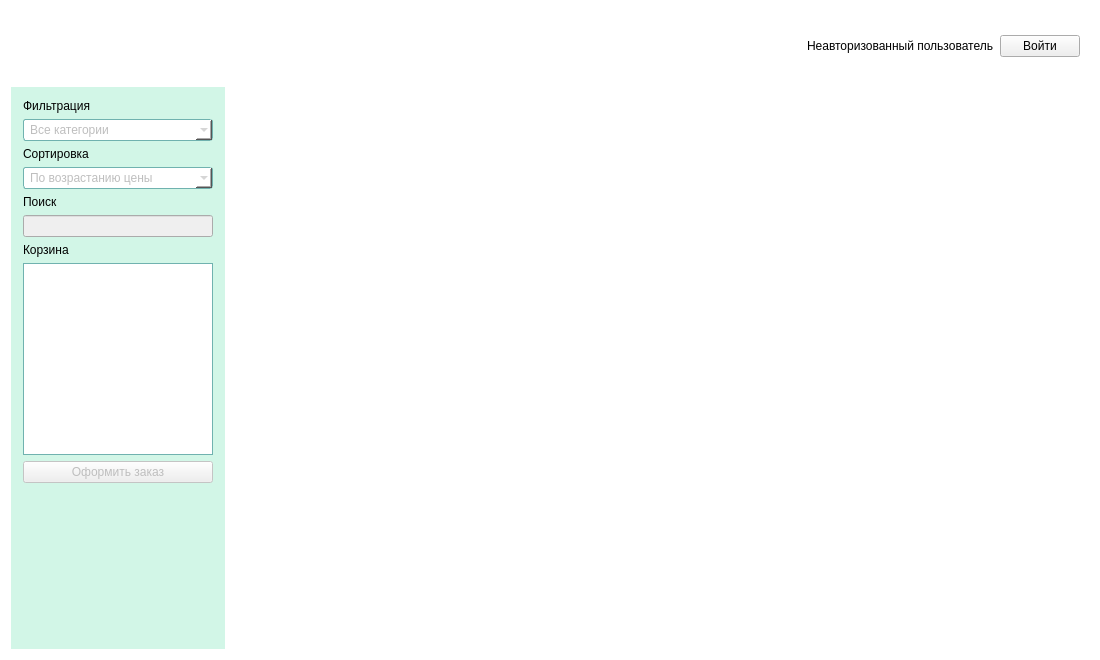
<?xml version="1.0" encoding="UTF-8"?>
<ui version="4.0">
 <class>Widget</class>
 <widget class="QWidget" name="Widget">
  <property name="geometry">
   <rect>
    <x>0</x>
    <y>0</y>
    <width>1100</width>
    <height>660</height>
   </rect>
  </property>
  <property name="windowTitle">
   <string>Чудо обувь</string>
  </property>
  <property name="styleSheet">
   <string notr="true">#Widget {
    background-color: #ffffff;
}
#frame {
    background-color: #ffffff;
    border: none;
}
#frame_2 {
    background-color: #d2f6e7;
    border: none;
}
#frame_3 {
    background-color: #ffffff;
    border: none;
}
QListWidget {
    background-color: #ffffff;
    border: none;
    outline: none;
}
#listOrder {
    background-color: #ffffff;
    border: 1px solid #70b2af;
}
QComboBox {
    background-color: #ffffff;
    border: 1px solid #70b2af;
    border-radius: 3px;
    padding: 2px 6px;
}
QComboBox:focus {
    border: 2px solid #70b2af;
}
QComboBox QAbstractItemView {
    background-color: #ffffff;
    selection-background-color: #70b2af;
}</string>
  </property>
  <layout class="QGridLayout" name="gridLayout" rowstretch="1,8" columnstretch="1,4">
   <item row="0" column="0" colspan="2">
    <widget class="QFrame" name="frame">
     <property name="frameShape">
      <enum>QFrame::Shape::StyledPanel</enum>
     </property>
     <property name="frameShadow">
      <enum>QFrame::Shadow::Raised</enum>
     </property>
     <layout class="QHBoxLayout" name="horizontalLayout">
      <item>
       <spacer name="horizontalSpacer">
        <property name="orientation">
         <enum>Qt::Orientation::Horizontal</enum>
        </property>
        <property name="sizeHint" stdset="0">
         <size>
          <width>40</width>
          <height>20</height>
         </size>
        </property>
       </spacer>
      </item>
      <item>
       <widget class="QLabel" name="label">
        <property name="text">
         <string>Неавторизованный пользователь</string>
        </property>
        <property name="textFormat">
         <enum>Qt::TextFormat::PlainText</enum>
        </property>
       </widget>
      </item>
      <item>
       <widget class="QPushButton" name="btnLogin">
        <property name="text">
         <string>Войти</string>
        </property>
       </widget>
      </item>
     </layout>
    </widget>
   </item>
   <item row="1" column="0">
    <widget class="QFrame" name="frame_2">
     <property name="frameShape">
      <enum>QFrame::Shape::StyledPanel</enum>
     </property>
     <property name="frameShadow">
      <enum>QFrame::Shadow::Raised</enum>
     </property>
     <layout class="QVBoxLayout" name="verticalLayout">
      <property name="leftMargin">
       <number>12</number>
      </property>
      <property name="topMargin">
       <number>12</number>
      </property>
      <property name="rightMargin">
       <number>12</number>
      </property>
      <property name="bottomMargin">
       <number>12</number>
      </property>
      <item>
       <widget class="QLabel" name="labelCats">
        <property name="text">
         <string>Фильтрация</string>
        </property>
        <property name="buddy">
         <cstring>cmbxCats</cstring>
        </property>
       </widget>
      </item>
      <item>
       <widget class="QComboBox" name="cmbxCats">
        <property name="enabled">
         <bool>false</bool>
        </property>
        <item>
         <property name="text">
          <string>Все категории</string>
         </property>
        </item>
       </widget>
      </item>
      <item>
       <widget class="QLabel" name="labelSort">
        <property name="text">
         <string>Сортировка</string>
        </property>
        <property name="buddy">
         <cstring>cmbxSort</cstring>
        </property>
       </widget>
      </item>
      <item>
       <widget class="QComboBox" name="cmbxSort">
        <property name="enabled">
         <bool>false</bool>
        </property>
        <item>
         <property name="text">
          <string>По возрастанию цены</string>
         </property>
        </item>
        <item>
         <property name="text">
          <string>По убыванию цены</string>
         </property>
        </item>
       </widget>
      </item>
      <item>
       <widget class="QLabel" name="labelSearch">
        <property name="text">
         <string>Поиск</string>
        </property>
        <property name="buddy">
         <cstring>edtSearch</cstring>
        </property>
       </widget>
      </item>
      <item>
       <widget class="QLineEdit" name="edtSearch">
        <property name="enabled">
         <bool>false</bool>
        </property>
        <property name="clearButtonEnabled">
         <bool>true</bool>
        </property>
       </widget>
      </item>
      <item>
       <widget class="QLabel" name="labelOrder">
        <property name="text">
         <string>Корзина</string>
        </property>
        <property name="buddy">
         <cstring>listOrder</cstring>
        </property>
       </widget>
      </item>
      <item>
       <widget class="QListView" name="listOrder">
        <property name="minimumSize">
         <size>
          <width>0</width>
          <height>160</height>
         </size>
        </property>
        <property name="maximumSize">
         <size>
          <width>16777215</width>
          <height>192</height>
         </size>
        </property>
        <property name="accessibleName">
         <string>Корзина</string>
        </property>
        <property name="editTriggers">
         <set>QAbstractItemView::EditTrigger::NoEditTriggers</set>
        </property>
        <property name="wordWrap">
         <bool>true</bool>
        </property>
        <property name="spacing">
         <number>3</number>
        </property>
       </widget>
      </item>
      <item>
       <widget class="QPushButton" name="btnOrder">
        <property name="enabled">
         <bool>false</bool>
        </property>
        <property name="text">
         <string>Оформить заказ</string>
        </property>
       </widget>
      </item>
      <item>
       <spacer name="verticalSpacer">
        <property name="orientation">
         <enum>Qt::Orientation::Vertical</enum>
        </property>
        <property name="sizeHint" stdset="0">
         <size>
          <width>20</width>
          <height>40</height>
         </size>
        </property>
       </spacer>
      </item>
     </layout>
    </widget>
   </item>
   <item row="1" column="1">
    <widget class="QFrame" name="frame_3">
     <property name="frameShape">
      <enum>QFrame::Shape::StyledPanel</enum>
     </property>
     <property name="frameShadow">
      <enum>QFrame::Shadow::Raised</enum>
     </property>
     <layout class="QGridLayout" name="gridLayout_2">
      <item row="0" column="0">
       <widget class="QListWidget" name="listWidget"/>
      </item>
     </layout>
    </widget>
   </item>
  </layout>
 </widget>
 <resources/>
 <connections/>
</ui>
